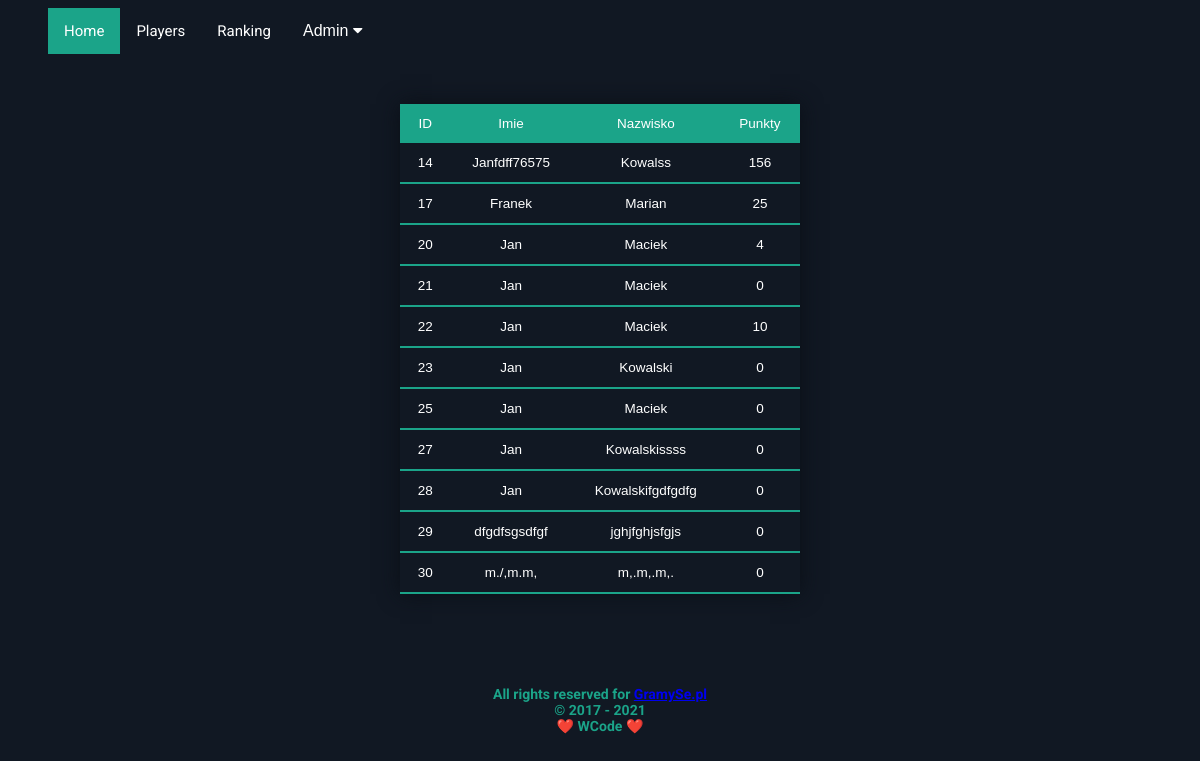
Screenshot of /index.php?mode=wyswietl with the database file from the repository.
### tables this page shows
CREATE TABLE `szachy` (
  `id` int(11) NOT NULL,
  `Imie` text NOT NULL,
  `Nazwisko` text NOT NULL,
  `Punkty` int(11) NOT NULL,
  `Wygrane` int(11) NOT NULL,
  `Przegrane` int(11) NOT NULL,
  `Remisy` int(11) NOT NULL
);

### wyswietl.php (the view, shortened to what this page needs)
<?php
if(ISSET($_GET['submode'])){
            if($_GET['submode']=='imie, nazwisko'){
            $q="SELECT * FROM szachy WHERE imie='{$_GET['Imie']}', nazwisko='{$_GET['Nazwisko']}'";
            }} else {
            $q="SELECT * FROM szachy";
            }
            $result=$connect->query($q);
            echo<<<html
            <table class="table-chess">
                <thead>
                    <tr>
                        <td>ID</td>
                        <td>Imie</td>
                        <td>Nazwisko</td>
                        <td>Punkty</td>
                    </tr>
                </thead>
            html;
            while($row=$result->fetch_object())
                {
                echo<<<html
                    <tbody>
                        <tr>
                            <td>$row->id</td>
                            <td>$row->Imie</td>
                            <td>$row->Nazwisko</td>
                            <td>$row->Punkty</td>
                        </tr>
                    </tbody>
                html;
                }
                echo "</table>";
?>

### index.php (shortened to what this page needs)
<!DOCTYPE html>
<html lang="en">
<head>
    <link rel="stylesheet" href="include/main.css">
    <link rel="stylesheet" href="https://cdnjs.cloudflare.com/ajax/libs/font-awesome/5.13.0/css/all.min.css" />
</head>
<body>
<div class="menu">
    <ul class="topnav">
        <li><a class="light" href="index.php">Home</a></li>
        <li><a href="index.php?mode=wyswietl">Players</a></li>
        <li><a href="index.php?mode=ranking">Ranking</a></li>
        <div class="dropdown">
            <button class="dropbtn">Admin
                <i class="fa fa-caret-down"></i>
            </button>
    </ul>
</div>
<?php
if(ISSET($_GET['mode'])){
        if(FILE_EXISTS("{$_GET['mode']}.php")){
            require_once("{$_GET['mode']}.php");} else {echo "<div class=\"text-404\" style=\"font-size: 50px\">Upss... Plik został nie odnaleziony!</div><br><img src=\"image/404.png\">";}}
?>
<div class="allrights">
  <h2>All rights reserved for <a href="https://gramyse.pl">GramySe.pl</a></br>
    <div>&copy; 2017 - 2021</div>
    ❤️ WCode ❤️
  </h2>
</div>
</body>
</html>

### include/main.css (style rules this page uses)
:root { --gramyse-color: #1ba489; --gramyse-light-gray: #111823; --gramyse-dark-gray: #0a0f16; }
html { text-align: center; font-size: 15px; font-family: 'Roboto', sans-serif; background-color: var(--gramyse-light-gray); }
.allrights, .text-404 { padding-top: 80px; font-size: 62.5%; color: var(--gramyse-color); text-align: center; }
.table-chess { margin-left: auto; margin-right: auto; border-collapse: collapse; font-size: 0.9em; font-family: sans-serif; color: #ffffff; min-width: 400px; box-shadow: 0 0 20px var(--gramyse-dark-gray); }
.table-chess thead tr { background-color: var(--gramyse-color); color: #ffffff; text-align: center; }
.table-chess th, .table-chess td { padding: 12px 15px; }
.table-chess tbody tr { border-bottom: 1px solid #dddddd; }
.table-chess tbody tr:last-of-type { border-bottom: 2px solid var(--gramyse-color); }
ul.topnav { list-style-type: none; margin: 0; padding-bottom: 50px; overflow: hidden; background-color: var(--gramyse-light-gray); }
ul.topnav li { float: left; }
ul.topnav li a { display: block; color: white; text-align: center; padding: 14px 16px; text-decoration: none; }
ul.topnav li a.light { background-color: var(--gramyse-color); }
.dropdown { float: left; overflow: hidden; }
.dropdown .dropbtn { font-size: 16px; border: none; outline: none; color: white; padding: 14px 16px; background-color: inherit; margin: 0; }

### rows the page displays
szachy: id "14", Imie "Janfdff76575", Nazwisko "Kowalss", Punkty "156"
szachy: id "17", Imie "Franek", Nazwisko "Marian", Punkty "25"
szachy: id "20", Imie "Jan", Nazwisko "Maciek", Punkty "4"
szachy: id "21", Imie "Jan", Nazwisko "Maciek", Punkty "0"
szachy: id "22", Imie "Jan", Nazwisko "Maciek", Punkty "10"
szachy: id "23", Imie "Jan", Nazwisko "Kowalski", Punkty "0"
szachy: id "25", Imie "Jan", Nazwisko "Maciek", Punkty "0"
szachy: id "27", Imie "Jan", Nazwisko "Kowalskissss", Punkty "0"
szachy: id "28", Imie "Jan", Nazwisko "Kowalskifgdfgdfg", Punkty "0"
szachy: id "29", Imie "dfgdfsgsdfgf", Nazwisko "jghjfghjsfgjs", Punkty "0"
szachy: id "30", Imie "m./,m.m,", Nazwisko "m,.m,.m,.", Punkty "0"
